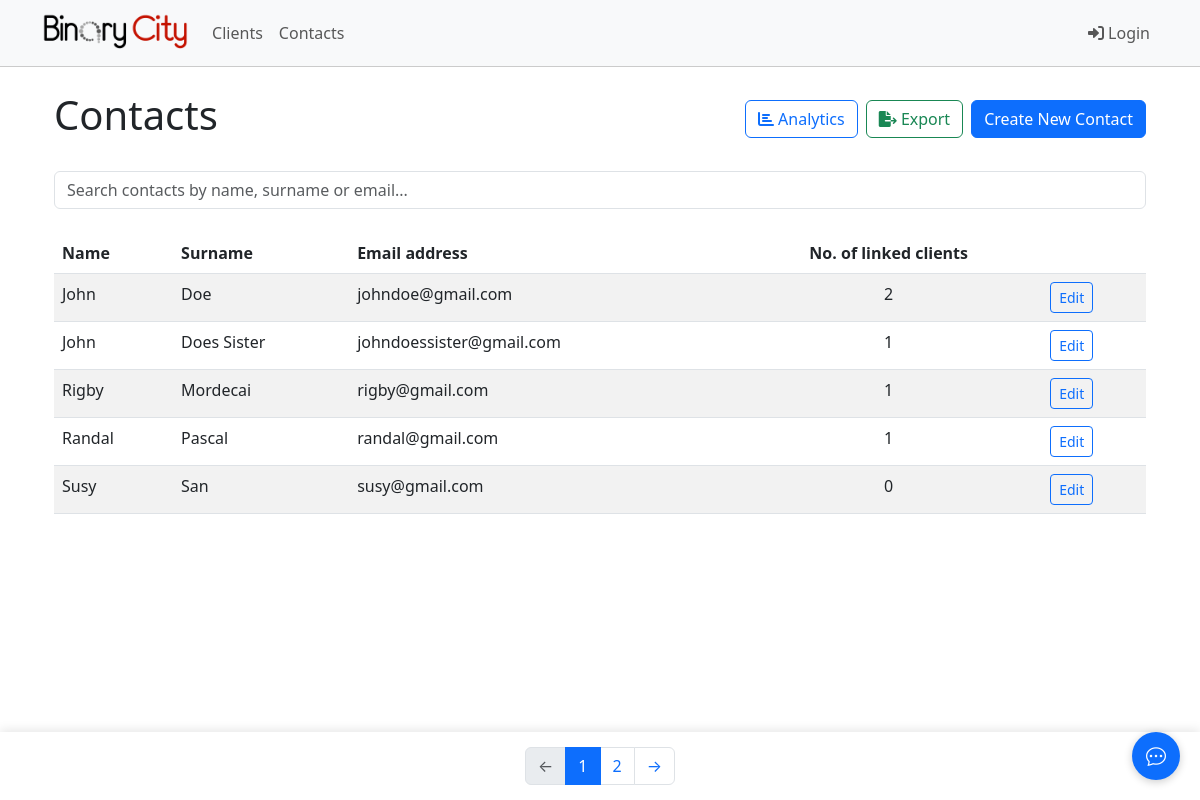
/contacts/, run on the app's committed database.
### binarycity/models.py (models this page shows, shortened)
class Contact(models.Model):
    name = models.CharField(max_length=255, db_index=True)
    surname = models.CharField(max_length=255, db_index=True)
    email = models.EmailField(unique=True, validators=[EmailValidator()], db_index=True)
    created_at = models.DateTimeField(auto_now_add=True, db_index=True)
    updated_at = models.DateTimeField(auto_now=True)
    class Meta:
        ordering = ['surname', 'name']
        indexes = [
            models.Index(fields=['surname', 'name']),
            models.Index(fields=['email']),
            models.Index(fields=['created_at']),
        ]
    def get_client_count(self):
        return self.clients.count()

### binarycity/views.py (the view)
# urls.py: path('contacts/', views.ContactListView.as_view(), name='contact_list'),
class ContactListView(ListView):
    model = Contact
    template_name = 'binarycity/contact_list.html'
    context_object_name = 'contacts'
    paginate_by = 5
    def get_context_data(self, **kwargs):
        context = super().get_context_data(**kwargs)
        context['no_contacts'] = not self.get_queryset().exists()
        return context

### binarycity/templates/binarycity/contact_list.html (shortened to what this page needs)
{% extends 'base.html' %}
{% block content %}
<div class="container">
    <div class="d-flex justify-content-between align-items-center mb-4">
        <h1>Contacts</h1>
        <div class="d-flex align-items-center gap-2">
            <button type="button" class="btn btn-outline-primary" data-bs-toggle="modal" data-bs-target="#analyticsModal">
                <i class="fas fa-chart-bar"></i>
                Analytics
            </button>
            <a href="{% url 'export_contacts' %}" class="btn btn-outline-success">
                <i class="fas fa-file-export"></i>
                Export
            </a>
            <a href="{% url 'contact_create' %}" class="btn btn-primary">Create New Contact</a>
        </div>
    </div>
    {% if no_contacts %}
        <div class="alert alert-info">
            No contact(s) found.
        </div>
    {% else %}
        <div class="mb-4">
            <input type="text" class="form-control" id="contactSearch" placeholder="Search contacts by name, surname or email...">
        </div>
        <div class="table-responsive">
            <table class="table table-striped">
                <thead>
                    <tr>
                        <th class="text-start">Name</th>
                        <th class="text-start">Surname</th>
                        <th class="text-start">Email address</th>
                        <th class="text-center">No. of linked clients</th>
                        <th></th>
                    </tr>
                </thead>
                <tbody>
                    {% for contact in contacts %}
                    <tr class="contact-row">
                        <td class="text-start contact-name">{{ contact.name }}</td>
                        <td class="text-start contact-surname">{{ contact.surname }}</td>
                        <td class="text-start contact-email">{{ contact.email }}</td>
                        <td class="text-center">{{ contact.get_client_count }}</td>
                        <td class="text-start">
                            <a href="{% url 'contact_update' pk=contact.pk %}" class="btn btn-sm btn-outline-primary">Edit</a>
                        </td>
                    </tr>
                    {% endfor %}
                </tbody>
            </table>
        </div>
        {% if is_paginated %}
        <div class="pagination-container">
            <nav aria-label="Page navigation">
                <ul class="pagination justify-content-center mb-0">
                    <li class="page-item {% if not page_obj.has_previous %}disabled{% endif %}">
                        <a class="page-link" href="{% if page_obj.has_previous %}?page={{ page_obj.previous_page_number }}{% else %}#{% endif %}" {% if not page_obj.has_previous %}tabindex="-1" aria-disabled="true"{% endif %}>
                            <span aria-hidden="true">&larr;</span>
                        </a>
                    </li>
                    {% for num in page_obj.paginator.page_range %}
                        {% if page_obj.number == num %}
                            <li class="page-item active">
                                <span class="page-link">{{ num }}</span>
                            </li>
                        {% elif num > page_obj.number|add:'-3' and num < page_obj.number|add:'3' %}
                            <li class="page-item">
                                <a class="page-link" href="?page={{ num }}">{{ num }}</a>
                            </li>
                        {% endif %}
                    {% endfor %}
                    <li class="page-item {% if not page_obj.has_next %}disabled{% endif %}">
                        <a class="page-link" href="{% if page_obj.has_next %}?page={{ page_obj.next_page_number }}{% else %}#{% endif %}" {% if not page_obj.has_next %}tabindex="-1" aria-disabled="true"{% endif %}>
                            <span aria-hidden="true">&rarr;</span>
                        </a>
                    </li>
                </ul>
            </nav>
        </div>
        {% endif %}
    {% endif %}
</div>
{% endblock %}

### binarycity/templates/base.html (style rules this page uses)
.table-responsive { margin-top: 20px; margin-bottom: 80px; }
.pagination-container { position: fixed; bottom: 0; left: 0; right: 0; background: white; padding: 15px 0; box-shadow: 0 -2px 10px rgba(0, 0, 0, 0.1); z-index: 1000; }

### data on the page
Contact: name "John", surname "Doe", email "johndoe@gmail.com", get_client_count "2"
Contact: name "John", surname "Does Sister", email "johndoessister@gmail.com", get_client_count "1"
Contact: name "Rigby", surname "Mordecai", email "rigby@gmail.com", get_client_count "1"
Contact: name "Randal", surname "Pascal", email "randal@gmail.com", get_client_count "1"
Contact: name "Susy", surname "San", email "susy@gmail.com", get_client_count "0"

### other printed values
{{ num }} "1"
{{ num }} "2"
